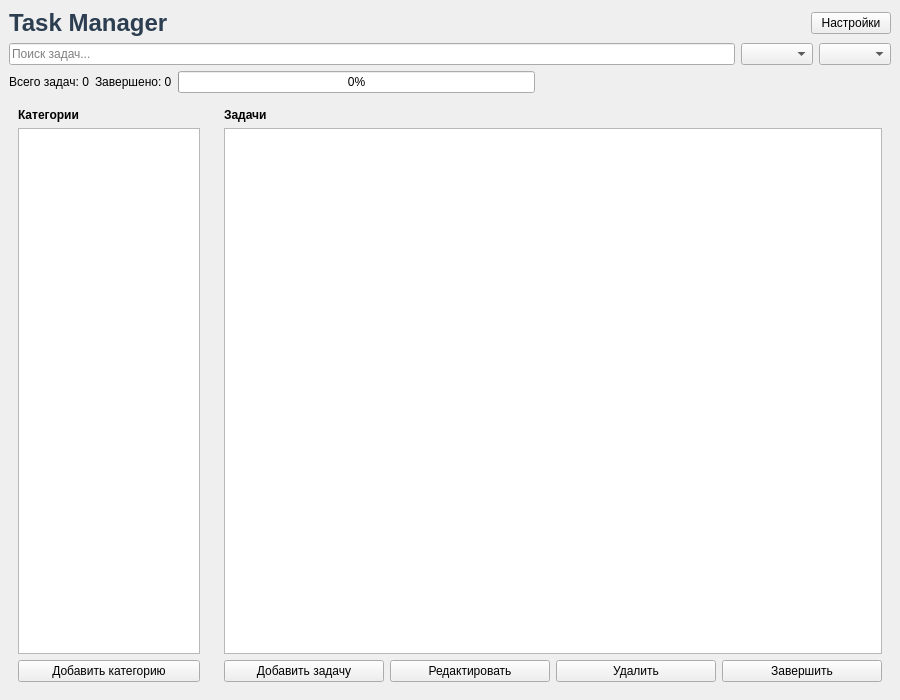
<?xml version="1.0" encoding="UTF-8"?>
<ui version="4.0">
 <class>MainWindow</class>
 <widget class="QMainWindow" name="MainWindow">
  <property name="geometry">
   <rect>
    <x>0</x>
    <y>0</y>
    <width>900</width>
    <height>700</height>
   </rect>
  </property>
  <property name="windowTitle">
   <string>Task Manager</string>
  </property>
  <widget class="QWidget" name="centralwidget">
   <layout class="QVBoxLayout" name="verticalLayout">
    <item>
     <layout class="QHBoxLayout" name="headerLayout">
      <item>
       <widget class="QLabel" name="titleLabel">
        <property name="text">
         <string>Task Manager</string>
        </property>
        <property name="styleSheet">
         <string notr="true">font-size: 24px; font-weight: bold; color: #2c3e50;</string>
        </property>
       </widget>
      </item>
      <item>
       <spacer name="horizontalSpacer">
        <property name="orientation">
         <enum>Qt::Horizontal</enum>
        </property>
        <property name="sizeHint" stdset="0">
         <size>
          <width>40</width>
          <height>20</height>
         </size>
        </property>
       </spacer>
      </item>
      <item>
       <widget class="QPushButton" name="settingsBtn">
        <property name="text">
         <string>Настройки</string>
        </property>
       </widget>
      </item>
     </layout>
    </item>
    <item>
     <layout class="QHBoxLayout" name="filterLayout">
      <item>
       <widget class="QLineEdit" name="searchInput">
        <property name="placeholderText">
         <string>Поиск задач...</string>
        </property>
       </widget>
      </item>
      <item>
       <widget class="QComboBox" name="priorityFilter"/>
      </item>
      <item>
       <widget class="QComboBox" name="statusFilter"/>
      </item>
     </layout>
    </item>
    <item>
     <layout class="QHBoxLayout" name="statsLayout">
      <item>
       <widget class="QLabel" name="totalLabel">
        <property name="text">
         <string>Всего задач: 0</string>
        </property>
       </widget>
      </item>
      <item>
       <widget class="QLabel" name="completedLabel">
        <property name="text">
         <string>Завершено: 0</string>
        </property>
       </widget>
      </item>
      <item>
       <widget class="QProgressBar" name="progressBar">
        <property name="value">
         <number>0</number>
        </property>
       </widget>
      </item>
      <item>
       <spacer name="horizontalSpacer_2">
        <property name="orientation">
         <enum>Qt::Horizontal</enum>
        </property>
        <property name="sizeHint" stdset="0">
         <size>
          <width>40</width>
          <height>20</height>
         </size>
        </property>
       </spacer>
      </item>
     </layout>
    </item>
    <item>
     <layout class="QHBoxLayout" name="contentLayout">
      <item>
       <widget class="QWidget" name="categoryWidget" native="true">
        <property name="maximumSize">
         <size>
          <width>200</width>
          <height>16777215</height>
         </size>
        </property>
        <layout class="QVBoxLayout" name="categoryLayout">
         <item>
          <widget class="QLabel" name="categoryLabel">
           <property name="text">
            <string>Категории</string>
           </property>
           <property name="styleSheet">
            <string notr="true">font-weight: bold;</string>
           </property>
          </widget>
         </item>
         <item>
          <widget class="QListWidget" name="categoryList"/>
         </item>
         <item>
          <widget class="QPushButton" name="addCategoryBtn">
           <property name="text">
            <string>Добавить категорию</string>
           </property>
          </widget>
         </item>
        </layout>
       </widget>
      </item>
      <item>
       <widget class="QWidget" name="tasksWidget" native="true">
        <layout class="QVBoxLayout" name="tasksLayout">
         <item>
          <widget class="QLabel" name="tasksLabel">
           <property name="text">
            <string>Задачи</string>
           </property>
           <property name="styleSheet">
            <string notr="true">font-weight: bold;</string>
           </property>
          </widget>
         </item>
         <item>
          <widget class="QListWidget" name="tasksList"/>
         </item>
         <item>
          <layout class="QHBoxLayout" name="buttonsLayout">
           <item>
            <widget class="QPushButton" name="addBtn">
             <property name="text">
              <string>Добавить задачу</string>
             </property>
            </widget>
           </item>
           <item>
            <widget class="QPushButton" name="editBtn">
             <property name="text">
              <string>Редактировать</string>
             </property>
            </widget>
           </item>
           <item>
            <widget class="QPushButton" name="deleteBtn">
             <property name="text">
              <string>Удалить</string>
             </property>
            </widget>
           </item>
           <item>
            <widget class="QPushButton" name="completeBtn">
             <property name="text">
              <string>Завершить</string>
             </property>
            </widget>
           </item>
          </layout>
         </item>
        </layout>
       </widget>
      </item>
     </layout>
    </item>
   </layout>
  </widget>
 </widget>
 <resources/>
 <connections/>
</ui>
